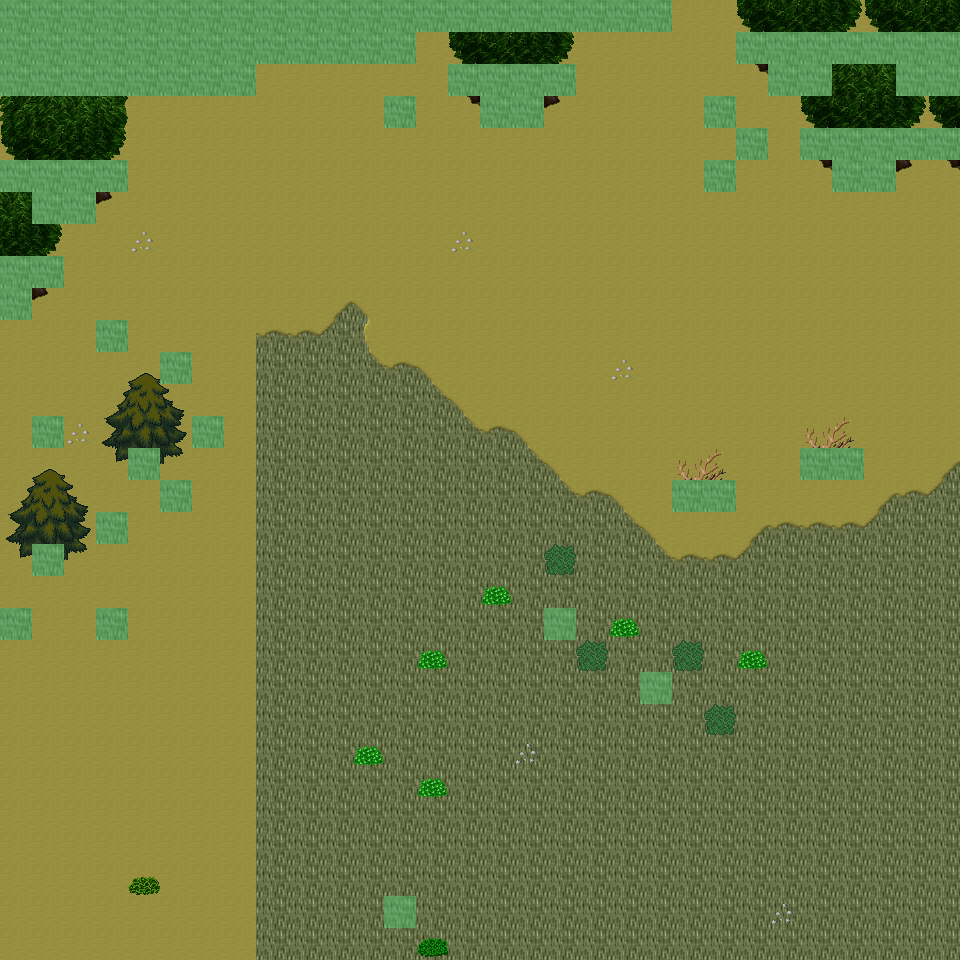

A 2D game scene composited from a Tiled map and its tileset images. What follows is a short description and the map's XML, with each tile layer's data collapsed to a summary:
An orthogonal 30x30 tile map with 32x32 px tiles, 6 tile layers (Ground, Object, Object2, Above, ...), 23 tilesets and 5 objects (5x mapExit).

<map version="1.0" orientation="orthogonal" renderorder="right-down" width="30" height="30" tilewidth="32" tileheight="32" nextobjectid="6">
  <tileset firstgid="1" name="tileset_ground_ground" tilewidth="32" tileheight="32" tilecount="33" columns="3">
    <image source="../drawable/tileset_ground_ground.png" width="96" height="352" />
  </tileset>
  <tileset firstgid="34" name="tileset_ground_ridge_earth_dark" tilewidth="32" tileheight="32" tilecount="96" columns="12">
    <image source="../drawable/tileset_ground_ridge_earth_dark.png" width="384" height="256" />
  </tileset>
  <tileset firstgid="130" name="tileset_logic_collision" tilewidth="32" tileheight="32" tilecount="1" columns="1">
    <image source="../drawable/tileset_logic_collision.png" width="32" height="32" />
  </tileset>
  <tileset firstgid="131" name="tileset_logic_creature_animal" tilewidth="32" tileheight="32" tilecount="32" columns="8">
    <image source="../drawable/tileset_logic_creature_animal.png" width="256" height="128" />
  </tileset>
  <tileset firstgid="163" name="tileset_ground_earth_edges" tilewidth="32" tileheight="32" tilecount="18" columns="6">
    <image source="../drawable/tileset_ground_earth_edges.png" width="192" height="96" />
  </tileset>
  <tileset firstgid="181" name="tileset_plant_grasses" tilewidth="32" tileheight="32" tilecount="6" columns="3">
    <image source="../drawable/tileset_plant_grasses.png" width="96" height="64" />
  </tileset>
  <tileset firstgid="187" name="tileset_ground_earth_edges_yellowgreen" tilewidth="32" tileheight="32" tilecount="15" columns="5">
    <image source="../drawable/tileset_ground_earth_edges_yellowgreen.png" width="160" height="96" />
  </tileset>
  <tileset firstgid="202" name="tileset_ground_grass_corners" tilewidth="32" tileheight="32" tilecount="24" columns="6">
    <image source="../drawable/tileset_ground_grass_corners.png" width="192" height="128" />
  </tileset>
  <tileset firstgid="226" name="tileset_plant_tree_tree_darkgreen" tilewidth="32" tileheight="32" tilecount="88" columns="8">
    <image source="../drawable/tileset_plant_tree_tree_darkgreen.png" width="256" height="352" />
  </tileset>
  <tileset firstgid="314" name="tileset_plant_tree_evergreen" tilewidth="32" tileheight="32" tilecount="36" columns="3">
    <image source="../drawable/tileset_plant_tree_evergreen.png" width="96" height="384" />
  </tileset>
  <tileset firstgid="350" name="tileset_plant_bush_various_small" tilewidth="32" tileheight="32" tilecount="9" columns="3">
    <image source="../drawable/tileset_plant_bush_various_small.png" width="96" height="96" />
  </tileset>
  <tileset firstgid="359" name="tileset_plant_bush_bushes" tilewidth="32" tileheight="32" tilecount="10" columns="5">
    <image source="../drawable/tileset_plant_bush_bushes.png" width="160" height="64" />
  </tileset>
  <tileset firstgid="369" name="tileset_building_decoration_rocks" tilewidth="32" tileheight="32" tilecount="6" columns="3">
    <image source="../drawable/tileset_building_decoration_rocks.png" width="96" height="64" />
  </tileset>
  <tileset firstgid="375" name="tileset_ground_stonecircle" tilewidth="32" tileheight="32" tilecount="81" columns="9">
    <image source="../drawable/tileset_ground_stonecircle.png" width="288" height="288" />
  </tileset>
  <tileset firstgid="456" name="tileset_ground_rock_rocks" tilewidth="32" tileheight="32" tilecount="4" columns="2">
    <image source="../drawable/tileset_ground_rock_rocks.png" width="64" height="64" />
  </tileset>
  <tileset firstgid="460" name="tileset_building_decoration_orbpedestal" tilewidth="32" tileheight="32" tilecount="2" columns="1">
    <image source="../drawable/tileset_building_decoration_orbpedestal.png" width="32" height="64" />
  </tileset>
  <tileset firstgid="462" name="tileset_building_house_chalet" tilewidth="32" tileheight="32" tilecount="56" columns="7">
    <image source="../drawable/tileset_building_house_chalet.png" width="224" height="256" />
  </tileset>
  <tileset firstgid="518" name="tileset_building_tower_chalet" tilewidth="32" tileheight="32" tilecount="16" columns="2">
    <image source="../drawable/tileset_building_tower_chalet.png" width="64" height="256" />
  </tileset>
  <tileset firstgid="534" name="tileset_plant_bush_bush_pinks" tilewidth="32" tileheight="32" tilecount="4" columns="2">
    <image source="../drawable/tileset_plant_bush_bush_pinks.png" width="64" height="64" />
  </tileset>
  <tileset firstgid="538" name="tileset_ground_dry_grass" tilewidth="32" tileheight="32" tilecount="54" columns="9">
    <image source="../drawable/tileset_ground_dry_grass.png" width="288" height="192" />
  </tileset>
  <tileset firstgid="592" name="tileset_object_rock_pillars_stone" tilewidth="32" tileheight="32" tilecount="36" columns="6">
    <image source="../drawable/tileset_object_rock_pillars_stone.png" width="192" height="192" />
  </tileset>
  <tileset firstgid="628" name="tileset_building_door_brown_door" tilewidth="32" tileheight="32" tilecount="3" columns="1">
    <image source="../drawable/tileset_building_door_brown_door.png" width="32" height="96" />
  </tileset>
  <tileset firstgid="631" name="tileset_logic_creature_fowl" tilewidth="32" tileheight="32" tilecount="6" columns="6">
    <image source="../drawable/tileset_logic_creature_fowl.png" width="192" height="32" />
  </tileset>
  <layer name="Ground" width="30" height="30">
    <data>[900 cells, 900 non-empty, 2 distinct tile ids]</data>
  </layer>
  <layer name="Object" width="30" height="30">
    <data>[900 cells, 148 non-empty, 31 distinct tile ids]</data>
  </layer>
  <layer name="Object2" width="30" height="30">
    <data>[900 cells, 0 non-empty, 0 distinct tile ids]</data>
  </layer>
  <layer name="Above" width="30" height="30">
    <data>[900 cells, 56 non-empty, 16 distinct tile ids]</data>
  </layer>
  <layer name="Above2" width="30" height="30">
    <data>[900 cells, 27 non-empty, 14 distinct tile ids]</data>
  </layer>
  <layer name="Walkable" width="30" height="30">
    <data>[900 cells, 96 non-empty, 1 distinct tile ids]</data>
  </layer>
  <objectgroup name="MapEvents">
    <object id="1" name="south" type="mapExit" x="0" y="928" width="960" height="32">
      <properties>
        <property name="map" value="level_0_x174_y9" />
        <property name="x" value="0" />
        <property name="y" value="1" />
      </properties>
    </object>
    <object id="2" name="west" type="mapExit" x="0" y="96" width="32" height="64">
      <properties>
        <property name="map" value="level_0_x173_y8" />
        <property name="x" value="28" />
        <property name="y" value="3" />
      </properties>
    </object>
    <object id="3" name="west2" type="mapExit" x="0" y="192" width="32" height="64">
      <properties>
        <property name="map" value="level_0_x173_y8" />
        <property name="x" value="28" />
        <property name="y" value="6" />
      </properties>
    </object>
    <object id="4" name="west3" type="mapExit" x="0" y="320" width="32" height="288">
      <properties>
        <property name="map" value="level_0_x173_y8" />
        <property name="x" value="28" />
        <property name="y" value="10" />
      </properties>
    </object>
    <object id="5" name="west4" type="mapExit" x="0" y="640" width="32" height="320">
      <properties>
        <property name="map" value="level_0_x173_y8" />
        <property name="x" value="28" />
        <property name="y" value="20" />
      </properties>
    </object>
  </objectgroup>
</map>
